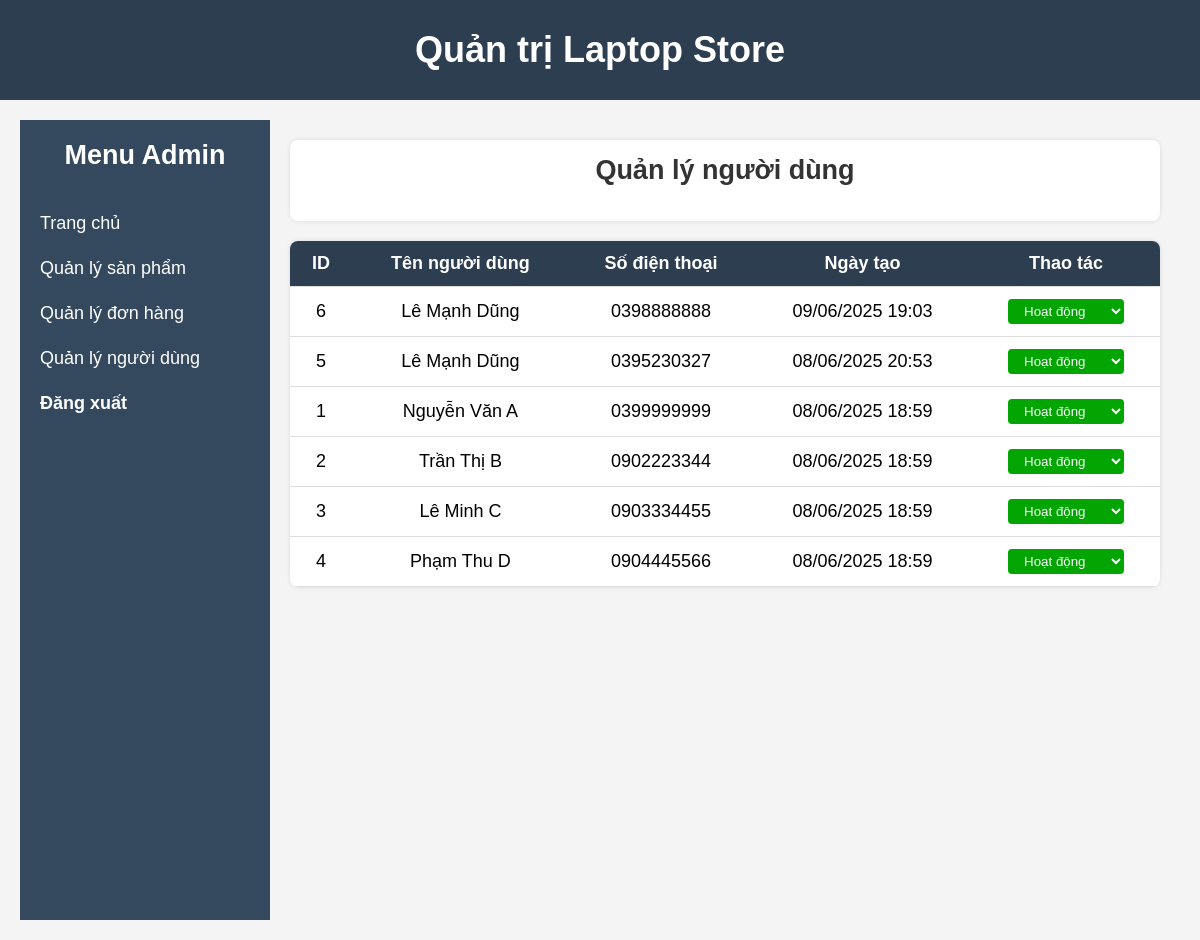
The app's page /admin/Ad_users.php with its own data.
### tables this page shows
CREATE TABLE `users` (
  `id_user` int(11) NOT NULL,
  `role` enum('Admin','Khách hàng') NOT NULL DEFAULT 'Khách hàng',
  `name` varchar(100) NOT NULL,
  `phone` varchar(100) NOT NULL,
  `Password` varchar(255) NOT NULL,
  `created_at` datetime DEFAULT current_timestamp(),
  `is_active` tinyint(1) DEFAULT 1
);

### admin/Ad_users.php (the view, shortened to what this page needs)
<?php require_once("../settings/config.php") ?>
<?php
    $sql = "SELECT id_user, name, phone, created_at, is_active FROM users ORDER BY created_at DESC";
    $result = $conn->query($sql);
    if(($result->num_rows > 0)):
?>
<!DOCTYPE html>
<html lang="vi">
<head>
    <link rel="stylesheet" href="https://cdnjs.cloudflare.com/ajax/libs/font-awesome/6.7.2/css/all.min.css" />
    <link rel="stylesheet" href="../assets/css/base.css">
    <link rel="stylesheet" href="../assets/css/styleAd.css">
</head>
<body>
    <header>
        <h1>Quản trị Laptop Store</h1>
    </header>
    <div class="container">
        <nav class="sidebar">
            <h2>Menu Admin</h2>
            <a href="Ad_index.php">Trang chủ</a>
            <a href="Ad_Products.php">Quản lý sản phẩm</a>
            <a href="Ad_order.php">Quản lý đơn hàng</a>
            <a href="Ad_users.php">Quản lý người dùng</a>
            <a href="../logout.php" class="logout" onclick="return confirm('Bạn có chắc muốn Đăng xuất tài khoản?')">Đăng xuất</a>
        </nav>
        <main class="main-content">
            <div class="card">
                <h2>Quản lý người dùng</h2>
            </div>
            <table>
                <thead>
                    <tr>
                        <th>ID</th>
                        <th>Tên người dùng</th>
                        <th>Số điện thoại</th>
                        <th>Ngày tạo</th>
                        <th>Thao tác</th>
                    </tr>
                </thead>
                <tbody>
                    <?php
                        while($row = $result->fetch_assoc()){
                            $formatted_date = date("d/m/Y H:i", strtotime($row['created_at']));
                            $is_active = $row['is_active'];
                            echo'
                            <tr>
                                <td>'.$row['id_user'].'</td>
                                <td>'.$row['name'].'</td>
                                <td>'.$row['phone'].'</td>
                                <td>'. $formatted_date . '</td>
                                <td>
                                    <select class="btn btn_select" onchange="confirmChange(this, '.$row['id_user'].')" data-current="'.$is_active.'">
                                        <option value="1" '.($is_active == 1 ? 'selected' : '').'>Hoạt động</option>
                                        <option value="0" '.($is_active == 0 ? 'selected' : '').'>Vô hiệu hóa</option>
                                    </select>
                                </td>
                            </tr>';
                        }
                    endif;
                    ?>
                </tbody>
            </table>
        </main>
    </div>
</body>
</html>

### assets/css/base.css (style rules this page uses)
:root { --color-primary: #00a8ff80; --color-button-primary: orange; --color-text: black; --color-hover-text: #00a5c6; }
:root { --height-header_container: 100px; --height-header_top: calc(var(--height-header_container) / 2); --height-header_bottom: calc(var(--height-header_container) - var(--height-header_top)); --color-header_text: white; }
* { margin: 0; padding: 0; box-sizing: border-box; }
body { font-size: 18px; }

### assets/css/styleAd.css (style rules this page uses)
body { margin: 0; font-family: Arial, sans-serif; background-color: #f4f4f4; }
header { background-color: #2c3e50; color: white; padding: 15px; text-align: center; height: 100px; }
header h1 { width: 100%; height: 100%; display: flex; justify-content: center; align-items: center; }
.container { display: flex; padding: 20px; }
.sidebar { width: 250px; background-color: #34495e; color: white; min-height: 100vh; padding: 20px 0; }
.sidebar h2 { text-align: center; margin-bottom: 30px; color: white; }
.sidebar a { display: block; color: white; padding: 12px 20px; text-decoration: none; }
.logout { color: #e74c3c; font-weight: bold; }
.main-content { flex-grow: 1; padding: 20px; }
.card { background-color: white; padding: 15px; margin-bottom: 20px; border-radius: 8px; box-shadow: 0 0 5px rgba(0,0,0,0.1); }
h2 { margin-bottom: 20px; }
table { width: 100%; border-collapse: collapse; background-color: white; border-radius: 8px; overflow: hidden; box-shadow: 0 0 5px rgba(0,0,0,0.1); }
th, td { padding: 12px 15px; text-align: center; border-bottom: 1px solid #ddd; }
th { background-color: #2c3e50; color: white; }
.btn { padding: 4px 12px; border: none; border-radius: 4px; cursor: pointer; color: white; text-decoration: none; }
.btn_select { background-color: #02a502; color: white; }
h2 { text-align: center; color: #333; margin-bottom: 20px; }

### records on screen
users: id_user "6", name "Lê Mạnh Dũng", phone "0398888888", created_at "09/06/2025 19:03", is_active+id_user "Hoạt động"
users: id_user "5", name "Lê Mạnh Dũng", phone "0395230327", created_at "08/06/2025 20:53", is_active+id_user "Hoạt động"
users: id_user "1", name "Nguyễn Văn A", phone "0399999999", created_at "08/06/2025 18:59", is_active+id_user "Hoạt động"
users: id_user "2", name "Trần Thị B", phone "0902223344", created_at "08/06/2025 18:59", is_active+id_user "Hoạt động"
users: id_user "3", name "Lê Minh C", phone "0903334455", created_at "08/06/2025 18:59", is_active+id_user "Hoạt động"
users: id_user "4", name "Phạm Thu D", phone "0904445566", created_at "08/06/2025 18:59", is_active+id_user "Hoạt động"
